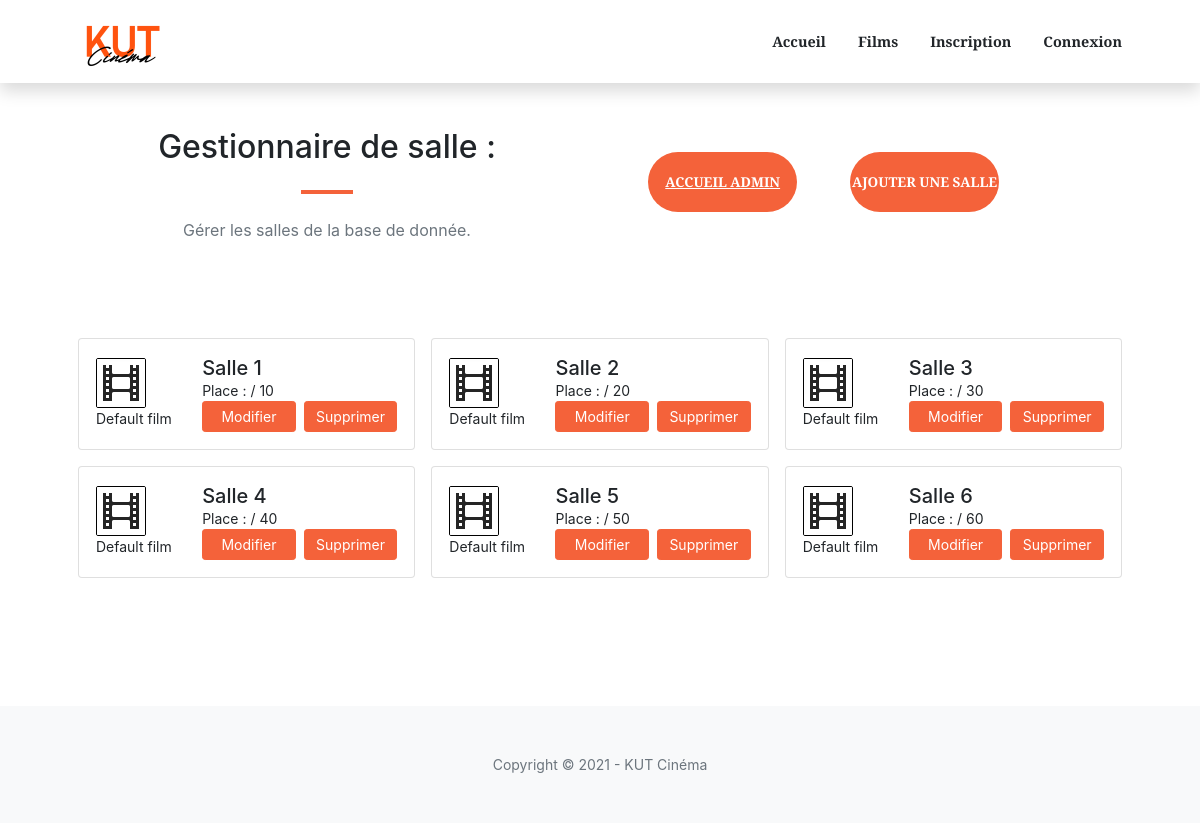
/Site/salle/manage_salle.php, run on the app's committed database.
### tables this page shows
CREATE TABLE IF NOT EXISTS `Salle` (
    `id_salle` int (11) NOT NULL AUTO_INCREMENT,
    `nom` varchar (50) NOT NULL,
    `nb_place_salle` int (11) NOT NULL,
    `ref_film` int (11) NOT NULL,
    PRIMARY KEY (`id_salle`)
);

CREATE TABLE IF NOT EXISTS `Film` (
    `id_film` int (11) NOT NULL AUTO_INCREMENT,
    `titre` varchar (50) NOT NULL,
    `annee_sortie` varchar (11) NOT NULL,
    `duree` varchar (11) NOT NULL,
    `genre` varchar (50) NOT NULL,
    `realisateur` varchar (50) NOT NULL,
    `acteur` varchar (200) NOT NULL,
    `description` varchar (500) NOT NULL,
    `image_link` varchar (50) NOT NULL,
	`image_bg` varchar (50) NOT NULL,
    PRIMARY KEY (`id_film`)
);

### Site/salle/manage_salle.php (the view, shortened to what this page needs)
<?php
    $bdd = new PDO('mysql:host=localhost;dbname=kut-cinema;charset=utf8','root','');
    $req = $bdd->prepare('SELECT * FROM salle');
    $req->execute();
    $res1 = $req->fetchAll();
?>
<!DOCTYPE html>
<html lang="fr">
    <head>
        <link href="https://cdn.jsdelivr.net/npm/bootstrap-icons@1.5.0/font/bootstrap-icons.css" rel="stylesheet"/>
        <link href="https://cdnjs.cloudflare.com/ajax/libs/SimpleLightbox/2.1.0/simpleLightbox.min.css" rel="stylesheet"/>
        <link href="../css/styles.css" rel="stylesheet"/>
    </head>
    <body>
        <nav class="navbar navbar-expand-lg navbar-light fixed-top py-1" id="mainNavListe">
            <div class="container px-4 px-lg-5">
                <a href="../index.php">
                    <img href="../index.php" src="../assets/img/LogoKUTCinéma.png" height="75" alt="Logo de KUT cinéma">
                </a>
                <div class="collapse navbar-collapse" id="navbarResponsive">
                    <ul class="navbar-nav ms-auto my-2 my-lg-0">
                        <li class="nav-item"><a class="nav-link" href="../index.php">Accueil</a></li>
                        <li class="nav-item"><a class="nav-link" href="../film/listefilm.php">Films</a></li>
                        <?php
                        if (isset($_SESSION['id_client'])){
                            echo "<li class='nav-item'><a class='nav-link' href='../compte/modification.php'>Bienvenue ".$_SESSION['prenom']. "</a></li>
                                          <li class='nav-item'><a class='nav-link' href='../reservation/historique_reservation.php'>Mes réservations</a></li>
                                          <li class='nav-item'><a class='nav-link' href='../compte/deconnexion_DB.php'>Déconnexion</a></li>";
                        }else{
                            echo "<li class='nav-item'><a class='nav-link' href='../compte/inscription.html'>Inscription</a></li>
                                          <li class='nav-item'><a class='nav-link' href='../compte/connexion.html'>Connexion</a></li>";
                        }
                        ?>
                    </ul>
                </div>
            </div>
        </nav>
        <section class="page-section">
            <div class="container px-4 px-lg-5">
                <div class="row gx-4 gx-lg-5 justify-content-center mb-5">
                    <div class="col-lg-8 col-xl-6 text-center">
                        <h2 class="mt-0">Gestionnaire de salle :</h2>
                        <hr class="divider"/>
                        <p class="text-muted mb-5">Gérer les salles de la base de donnée.</p>
                    </div>
                    <div class="col-lg-6">
                        <a class="btn btn-primary btn-xl px-0 mx-4 my-4" role="button" style="width: 30%" href="../index_admin.php"><u>Accueil admin</u></a>
                        <a class="btn btn-primary btn-xl px-0 mx-4 my-4" role="button" style="width: 30%" href="add_salle.php">Ajouter une salle</a>
                    </div>
                </div>
                <div class="row row-cols-1 row-cols-sm-2 row-cols-md-3 g-3">
                    <?php
                        foreach ($res1 as $val){
                            $req = $bdd->prepare('SELECT * FROM film WHERE id_film = :id_film');
                            $req->execute(array(
                                    "id_film"=>$val['ref_film'],
                            ));
                            $res2 = $req->fetch();
                            $req = $bdd->prepare('SELECT sum(nb_place_reservation) FROM reservation WHERE ref_salle = :ref_salle');
                            $req->execute(array(
                                "ref_salle"=>$val['id_salle'],
                            ));
                            $res3 = $req->fetch();
                            echo "
                                <div class='col'>
                                    <div class='card'>
                                        <div class='card-body'>
                                            <table style='width: 100%'>
                                                <tr>
                                                    <td style='width: 35%;'>
                                                        <img class='m-0' src='".$res2['image_link']."' height='50' alt='Affiche du film' style='border: 1px black solid; border-radius: 2px;'>
                                                        <p class='small m-0'>".$res2['titre']."</p>
                                                    </td>
                                                    <td style='width: 65%;'>
                                                        <h5 class='m-0'>".$val['nom']."</h5>
                                                        <p class='small m-0'>Place : ".$res3['sum(nb_place_reservation)'].' / '.$val['nb_place_salle']."</p>
                                                        <div class='d-grid gap-2 d-md-flex'>
                                                            <a class='btn btn-primary btn-sm' role='button' style='width: 48%;' href='update_salle.php?id_salle=".$val['id_salle']."'>Modifier</a>
                                                            <a class='btn btn-primary btn-sm' role='button' style='width: 48%;' href='delete_salle_DB.php?id_salle=".$val['id_salle']."'>Supprimer</a>
                                                        </div>
                                                    </td>
                                                </tr>
                                            </table>
                                        </div>
                                    </div>
                                </div>
                            ";
                        }
                    ?>
                </div>
            </div>
        </section>
        <footer class="bg-light py-5">
            <div class="d-flex justify-content-evenly">
                <div class="small text-center text-muted">Copyright &copy; 2021 - KUT Cinéma</div>
            </div>
        </footer>
    </body>
</html>

### data on the page
salle: ref_film.image_link (placeholder picture), ref_film.titre "Default film", nom "Salle 1", nb_place_salle "10"
salle: ref_film.image_link (placeholder picture), ref_film.titre "Default film", nom "Salle 2", nb_place_salle "20"
salle: ref_film.image_link (placeholder picture), ref_film.titre "Default film", nom "Salle 3", nb_place_salle "30"
salle: ref_film.image_link (placeholder picture), ref_film.titre "Default film", nom "Salle 4", nb_place_salle "40", $val['id_salle'] 4 (drawn)
salle: ref_film.image_link (placeholder picture), ref_film.titre "Default film", nom "Salle 5", nb_place_salle "50"
salle: ref_film.image_link (placeholder picture), ref_film.titre "Default film", nom "Salle 6", nb_place_salle "60"
